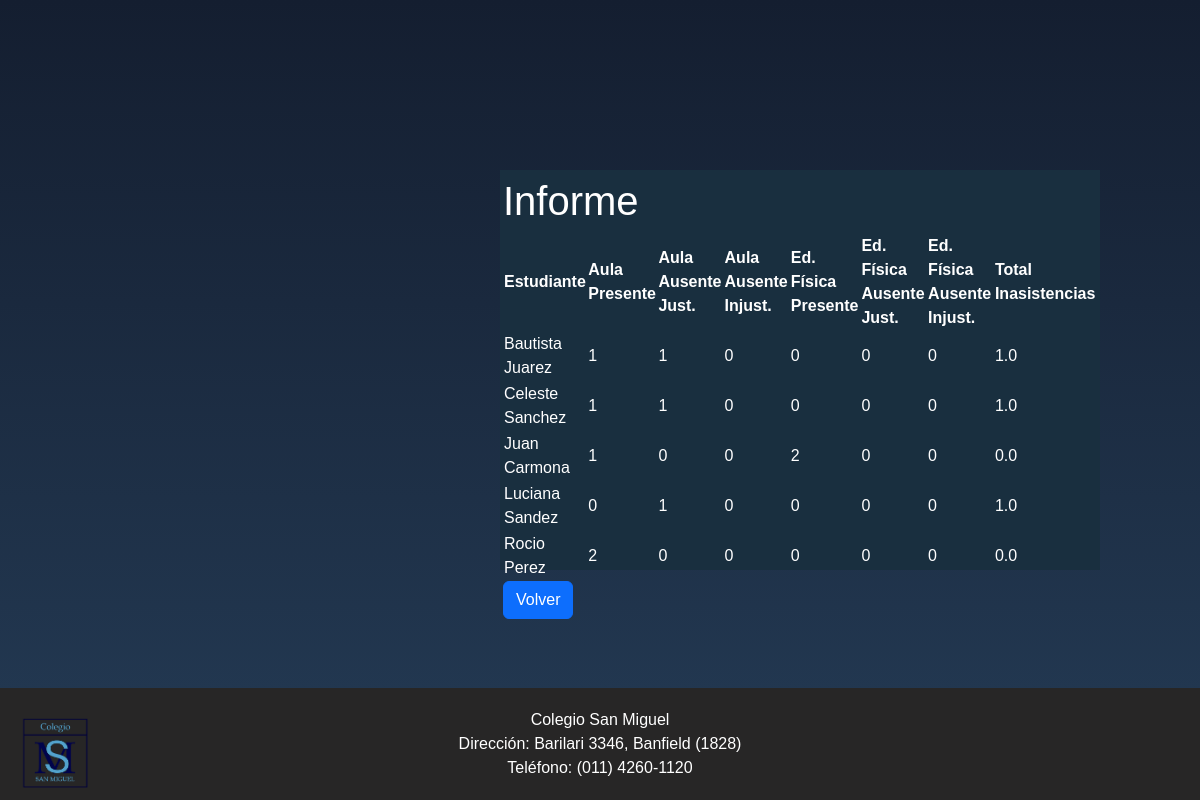
The app's page /informe?curso_id=2 (signed in) with its own data.
### src/models.py (models this page shows)
class Estudiante(db.Model):
    __tablename__ = 'estudiante'
    id = db.Column(db.Integer, primary_key=True)
    nombre = db.Column(db.String(80), nullable=False)
    apellido = db.Column(db.String(80), nullable=False)
    dni = db.Column(db.String(80), nullable=False)
    idcurso = db.Column(db.Integer, db.ForeignKey('curso.id'), nullable=False)
    idpadre = db.Column(db.Integer, db.ForeignKey('padre.id'))
    asistencias = db.relationship('Asistencia', backref='estudiante', cascade="all, delete-orphan")

### src/routes.py (the view)
@app.route('/informe', methods=['GET'])
def informe():
    preceptor = Preceptor.query.get(session['user_id'])
    if not preceptor:
        return redirect(url_for('login'))
    curso_id = request.args.get('curso_id', None)
    estudiantes = Estudiante.query.filter_by(idcurso=curso_id).order_by(Estudiante.nombre, Estudiante.apellido).all()
    informe = []
    for estudiante in estudiantes:
        asistencias = Asistencia.query.filter_by(idestudiante=estudiante.id).all()
        a_p = a_a_j = a_a_i = 0
        e_p = e_a_j = e_a_i = 0
        for asistencia in asistencias:
            if asistencia.codigoclase == 1:
                if asistencia.asistio == 's':
                    a_p += 1
                elif asistencia.asistio == 'n':
                    if asistencia.justificacion:
                        a_a_j += 1
                    else:
                        a_a_i += 1
            elif asistencia.codigoclase == 2:
                if asistencia.asistio == 's':
                   e_p += 1
                elif asistencia.asistio == 'n':
                    if asistencia.justificacion:
                        e_a_j += 1
                    else:
                        e_a_i += 1
        total = a_a_i + a_a_j + (
            e_a_i + e_a_j) / 2
        informe.append({
            'estudiante': estudiante,
            'aula_presente': a_p,
            'aula_ausente_justificada': a_a_j,
            'aula_ausente_injustificada': a_a_i,
            'edu_fisica_presente':e_p,
            'edu_ausente_justificada': e_a_j,
            'edu_ausente_injustificada': e_a_i,
            'total': total
        })
    return render_template('informe.html', informe=informe)

### templates/informe.html
{% extends 'base.html' %}
{% block content %}
    <div class="informe" style="position: absolute; left: 800px;">
        <h1>Informe</h1>
        <table>
            <thead>
                <tr>
                    <th>Estudiante</th>
                    <th>Aula Presente</th>
                    <th>Aula Ausente Just.</th>
                    <th>Aula Ausente Injust.</th>
                    <th>Ed. Física Presente</th>
                    <th>Ed. Física Ausente Just.</th>
                    <th>Ed. Física Ausente Injust.</th>
                    <th>Total Inasistencias</th>
                </tr>
            </thead>
            <tbody>
                {% for item in informe %}
                    <tr>
                        <td>{{ item.estudiante.nombre }} {{ item.estudiante.apellido }}</td>
                        <td>{{ item.aula_presente }}</td>
                        <td>{{ item.aula_ausente_justificada }}</td>
                        <td>{{ item.aula_ausente_injustificada }}</td>
                        <td>{{ item.edu_fisica_presente }}</td>
                        <td>{{ item.edu_ausente_justificada }}</td>
                        <td>{{ item.edu_ausente_injustificada }}</td>
                        <td>{{ item.total }}</td>
                    </tr>
                {% endfor %}
            </tbody>
        </table>
    <a href="{{ url_for('home') }}" class="btn btn-primary", >Volver</a>
    </div>
    <footer>
        <div class="logo">
                <img src="{{url_for('static',filename='images/logo.png')}}" alt="Logo Colegio San Miguel" style="position: absolute; top: 30px;">
            </div>
        <div class="footer-content">
            <div class="contact-info">
                <p>Colegio San Miguel</p>
                <p>Dirección: Barilari 3346, Banfield (1828)</p>
                <p>Teléfono: (011) 4260-1120</p>
            </div>
        </div>
    </footer>
{% endblock %}

### static/estilos.css (style rules this page uses)
html { height: 100%; }
body { margin:0; padding:0; font-family: sans-serif; background: linear-gradient(#141e30, #243b55); }
.informe { width: 600px; height: 400px; background: #192f3f; color: #ffffff; top: calc(40% + 50px); left: 70%; position: absolute; transform: translate(-50%, -50%); box-sizing: border-box; padding: 7px 3px; }
footer { background-color: #272626; color: white; padding: 20px; position: fixed; bottom: 0; left: 0; width: 100%; }
.footer-content { display: flex; align-items: center; justify-content: center; }
.logo img { width: 70px; height: 70px; margin-right: 10px; }
.contact-info { text-align: center; }
.contact-info p { margin: 0; }

### records on screen
Estudiante: estudiante.nombre "Bautista", estudiante.apellido "Juarez"
Estudiante: estudiante.nombre "Celeste", estudiante.apellido "Sanchez"
Estudiante: estudiante.nombre "Juan", estudiante.apellido "Carmona"
Estudiante: estudiante.nombre "Luciana", estudiante.apellido "Sandez"
Estudiante: estudiante.nombre "Rocio", estudiante.apellido "Perez"

### other values on screen
{{ item.aula_presente }} "1" "1" "1" "0" "2"
{{ item.aula_ausente_justificada }} "1" "1" "0" "1" "0"
{{ item.aula_ausente_injustificada }} "0" "0" "0" "0" "0"
{{ item.edu_fisica_presente }} "0" "0" "2" "0" "0"
{{ item.edu_ausente_justificada }} "0" "0" "0" "0" "0"
{{ item.edu_ausente_injustificada }} "0" "0" "0" "0" "0"
{{ item.total }} "1.0" "1.0" "0.0" "1.0" "0.0"
